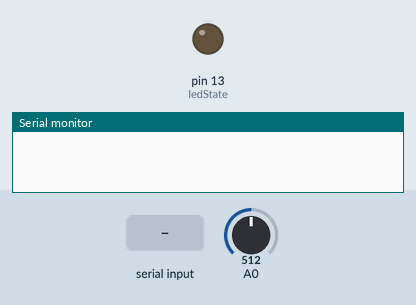
The sketch below on a simulated Arduino Uno, built with avr-gcc and run on an emulated ATmega328P. On the bench: output pins drawn as LEDs (lit = HIGH), the last lines printed to the serial monitor. Inputs (shaded band) come from the test bench; at power-on: A0 = 512.

Above: at 2.7 s.
2.8 s: "ON" received over the second serial link
At 3.4 s:
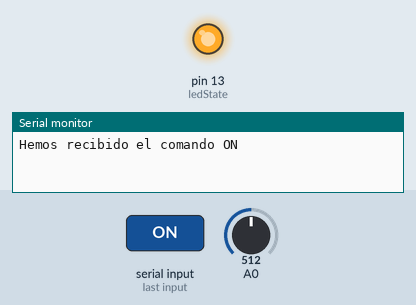
5.8 s: "OFF" received over the second serial link
At 7.3 s:
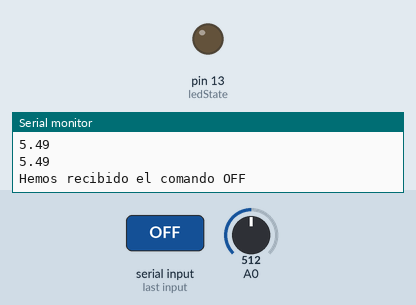
Timing chart, 0 to 8.8 s (numbered marks = the images above; inputs shaded):
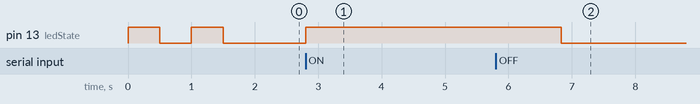

The sketch:

Ohmeter_v1.ino
```cpp
// Declaración de Variables - - - - - - - - - - - - - - - - - - - - - - - - - - - - - - - - - - - - - - - -
#include <SoftwareSerial.h>
SoftwareSerial bluetooth(2,3); // RX, TX.
float   ohm1;
int     ledState = 13;  /* Se declara el pin 13 como Led State. */
String  orden = "";     /* Esta variable organiza la cadena de caracteres recibidos por UART BlUETOOTH. */
char    unCaracter;     /* Variable que almacena un caracter por tiempo. */
int     actADC = 0;
// - - - - - - - - - - - - - - - - - - - - - - - - - - - - - - - - - - -  - - - - - - - - - - - - - - - - -


// Configuraciones  - - - - - - - - - - - - - - - - - - - - - - - - - - - - - - - - - - - - - - - - - - - -
void setup() {
  Serial.begin(9600);
  bluetooth.begin(9600);
  pinMode(ledState,OUTPUT);
  analogReference(INTERNAL);  //Ref = 1.1V
// Led State
  digitalWrite(ledState,HIGH);
  delay(500);
  digitalWrite(ledState,LOW);
  delay(500);
  digitalWrite(ledState,HIGH);
  delay(500);
  digitalWrite(ledState,LOW);
}
// - - - - - - - - - - - - - - - - - - - - - - - - - - - - - - - - - - -  - - - - - - - - - - - - - - - - -


// Programa Principal - - - - - - - - - - - - - - - - - - - - - - - - - - - - - - - - - - - - - - - - - - -
void loop(){

/* Se arma una cadena de caracteres a partir de los caracteres recibidos uno a uno por UART Bluetooth*/
  if (bluetooth.available()){
    while (bluetooth.available()){
      delay(3);
      unCaracter = bluetooth.read();
      orden += unCaracter;
    }
  }

/* Si el estado corresponde a ON, encendemos ADC. */
  if (orden == "ON"){
    digitalWrite(ledState,HIGH);
    Serial.write("Hemos recibido el comando ");
    Serial.println(orden);
    ohm1=0;
    actADC = 1;
    orden = ""; /* limpiamos la variable de activación para que no se repita la orden sin razón. */
  }
/* Si el estado corresponde a OFF, apagamos ADC. */
  if (orden == "OFF"){
    digitalWrite(ledState,LOW);
    Serial.write("Hemos recibido el comando ");
    Serial.println(orden);
    actADC = 0;
    orden = ""; /* limpiamos la variable de activación para que no se repita la orden sin razón. */
  }

// Lectura Análoga
  if (actADC == 1){
    for (int i=0; i<20; i++){
      ohm1=analogRead(0)+ohm1;
      delay(100);
    }
    ohm1=ohm1/20;
    ohm1 = ohm1 * 10.96;
    ohm1 = ohm1 / 1023;
    bluetooth.print(ohm1);
    Serial.println(ohm1);
  }

}
// - - - - - - - - - - - - - - - - - - - - - - - - - - - - - - - - - - -  - - - - - - - - - - - - - - - - -
```

Measured:
- after the input at 2.8 s, pin 13 (ledState): LOW → HIGH at once
- after the input at 5.8 s, pin 13 (ledState): HIGH → LOW after 1.0 s
